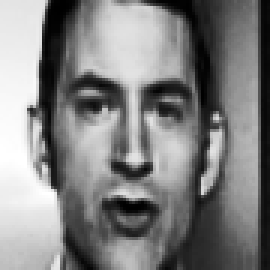
//> input picture tcnn_landmarks/face.png, 90 x 90 px (shown 3 times larger)
$ ./lbcnn_u   (built with g++ and OpenCV 4)
//> lines starting //> are read from the running program, lines starting //| are printed output that depends on the picture
### profile.h
#ifndef __profile_onboard__
#define __profile_onboard__

#include "opencv2/core/utility.hpp"
using namespace cv;
#include <iostream>
using namespace std;

#define get_ticks cv::getTickCount
#define get_freq  cv::getTickFrequency


struct Profile
{
    cv::String name;
    int64 t;     // accumulated time
    int64 c;     // function calls
    double d_t;  // must cache, (getTickCount() etc will not be availabe in destructor)
    double d_c;

    Profile(cv::String name)
        : name(name)
        , t(0)
        , c(0)
        , d_c(0)
        , d_t(0)
    {}

    ~Profile()
    {
        fprintf(stderr, "%-24s %8lld ",name.c_str(),c);
        fprintf(stderr, "%13.6f ",d_c);
        fprintf(stderr, "%13.6f ",d_t);
        fprintf(stderr, "%16lld",t);
        fprintf(stderr, "\n");
    }

    void tick(int64 delta)
    {
        if (delta <= 0)  return;

        c ++;
        t += delta;
        d_t = double(t) / get_freq();
        d_c = double(d_t) / c;
    }


    struct Scope
    {
        Profile & p;
        int64 t;

        Scope(Profile & p)
            : p(p)
            , t(get_ticks())
        {}

        ~Scope()
        {
            p.tick(get_ticks() - t);
        }
    };
};

#define PROFILEX(s) static Profile _a_rose(s); Profile::Scope _is_a_rose_is(_a_rose);
#define PROFILE PROFILEX(__FUNCTION__)


#endif // __profile_onboard__

/*****
//usage:

#include "profile.h"

void foo()
{
    PROFILE; // will measure execution of "foo"
    ... lots of code

    {
        PROFILEX("some_scope"); // will measure execution of this scope between the {}
        ... some code
    }
}
*****/

### demo/cpp/lbcnn_u.cpp
#include <opencv2/opencv.hpp>
#include <opencv2/core/ocl.hpp>
#include <iostream>
using namespace cv;
using namespace std;

#include "profile.h"


struct layer {
	UMat W;
	vector<Point> pts[2];
	Size sz;
	int m,w;

	layer(const Size &s, int m, int w) : m(m),w(w) {
	    sz = Size(s.width - w, s.height - w);
	    W = UMat(m, sz.area(), CV_32F, 0.0f);
	    randu(W, 0.0, 0.25);
	    pts[0].resize(m);
	    pts[1].resize(m);
	    RNG r(theRNG());//(getTickCount());
        for (int i=0; i<m; i++) {
	    	pts[0][i] = Point(r.uniform(0,w), r.uniform(0,w));
		    pts[1][i] = Point(r.uniform(0,w), r.uniform(0,w));
		}
    	cerr << "W" << W.size() << W.total() << endl;
	}
	UMat conv(const UMat &I, Point p, Point q) const {
	    PROFILE;
	    int M = I.rows;
	    int N = I.cols;
	    UMat ma,mb;
	    ma = I(Range(p.y,p.y+M-w), Range(p.x,p.x+N-w));
	    mb = I(Range(q.y,q.y+M-w), Range(q.x,q.x+N-w));
		{ PROFILEX("sub");
		UMat sub;
		subtract(ma,mb,sub);
		return sub;
		}
	}
	UMat forward(const UMat &A) const {
	    PROFILE;
	    UMat S(sz, CV_32F, 0.0f);
	    for (int i=0; i<m; i++) {
	    	UMat c = conv(A, pts[0][i], pts[1][i]);
	 	    {
			    PROFILEX("mul")
		 	    //multiply(wr, cr, cr, CV_32F);
			    c.reshape(1,1).mul(W.row(i));
	 	    }

		    {
			    PROFILEX("add")
			    add(S,c,S);
			}
		}
		return S;
	}
	Size outsize() const { return sz; }
};

int main(int argc, char **argv) {
	bool useOCL = argc > 1;
    ocl::setUseOpenCL(useOCL);
    cout << "ocl " << cv::ocl::useOpenCL() << endl;

    Mat A = imread("face.png", 0);
//> A is the input picture: 90 rows x 90 cols, CV_8UC1; min 0, max 255, mean 128.8
    UMat I,u1,u2;
    A.copyTo(u1);
    resize(u1,u2,Size(32,32));
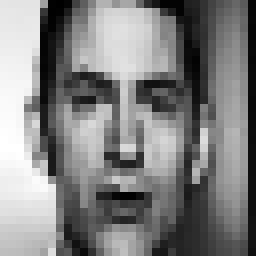
//> u2: 32 rows x 32 cols, CV_8UC1 (shown 8 times larger); min 0, max 255, mean 128.6
    u2.convertTo(I,CV_32F,1.0/255);

    cerr << "A" << I.size() << I.total() << endl;
    layer l1(I.size(), 128, 5);
    layer l2(l1.outsize(), 64,3);
    layer l3(l2.outsize(), 32,3);

    int maxgen = useOCL ? 50 : 500;
	for (int i=0; i<maxgen; i++) {
		PROFILEX("gen")
	    UMat B = l1.forward(I);
	    UMat C = l2.forward(B);
	    UMat D = l3.forward(C);
	}
//> this loop made 500 passes
//> (t in tick, d_t in tick, d_c in tick, t in tick (second call), d_t in tick (second call), d_c in tick (second call)) on passes 2 to 4: (8356436, 0.00836, 0.00209, 9919651, 0.00992, 0.00198), (12938770, 0.0129, 0.00185, 14502235, 0.0145, 0.00181), (17436858, 0.0174, 0.00174, 18940734, 0.0189, 0.00172)
//> pass 1, `UMat B = l1.forward(I);`:
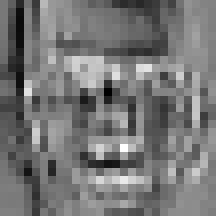
//> B: 27 rows x 27 cols, CV_32FC1 (shown 8 times larger); min -7.04, max 7.72, mean -0.214; drawn with min black and max white
//> pass 1, `UMat C = l2.forward(B);`:
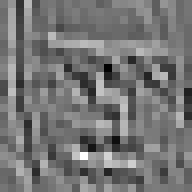
//> C: 24 rows x 24 cols, CV_32FC1 (shown 8 times larger); min -42.84, max 50.82, mean 0.2; drawn with min black and max white
//> pass 1, `UMat D = l3.forward(C);`:
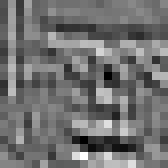
//> D: 21 rows x 21 cols, CV_32FC1 (shown 8 times larger); min -228.7, max 291.1, mean 2.2; drawn with min black and max white
	return 0;
}
